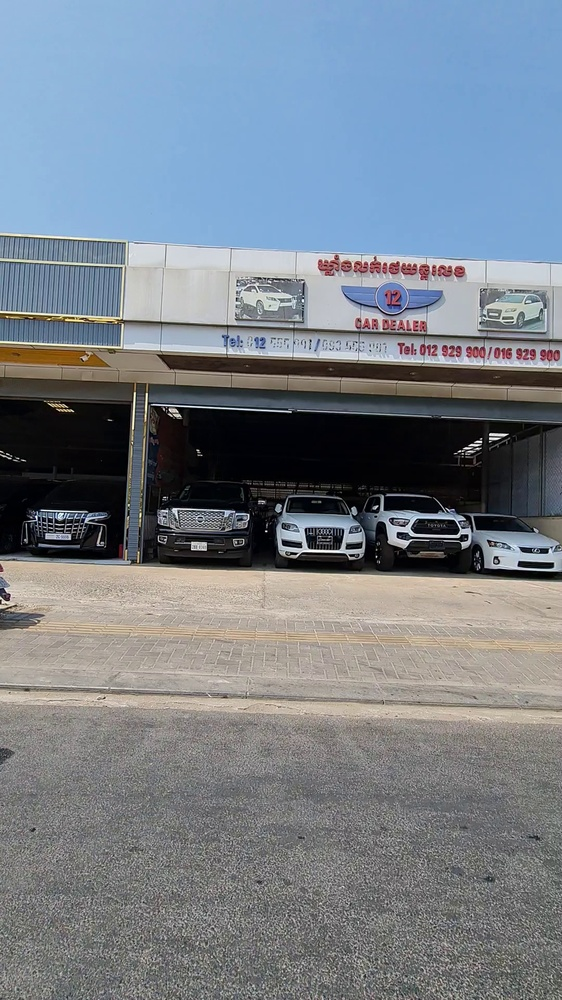
#> input picture image_0001.jpg, 562 x 1000 px, shrunk from 1080 x 1920 before the run
$ python RandmozedStitch.py
#> lines starting #> are read from the running program, lines starting #| are printed output that depends on the picture

import cv2
import numpy as np
import time
import sys
import os.path
import random


def stitchImagesRandomized(alpha):

#> called with alpha = 0.5
    result = False
    runs = 0
    out_csv = "run,alpha,img1_detect,img1_compute,img1_keypoints,img2_detect,img_2_compute,img2_keypoints,keypoint_shift,copy,match_time,matches_found,filter,stitch_time,total_time\n"
    while not result:
        runs +=1
        print(runs)
        #Stitching code taken from https://towardsdatascience.com/image-stitching-using-opencv-817779c86a83
        #Modified to randomization
        img_ = cv2.imread(r"image_0001.jpg")
#> img_ is the input picture: shape (1000, 562, 3); mean B, G, R 138.3, 128.8, 120.2
        img1 = cv2.cvtColor(img_, cv2.COLOR_BGR2GRAY)
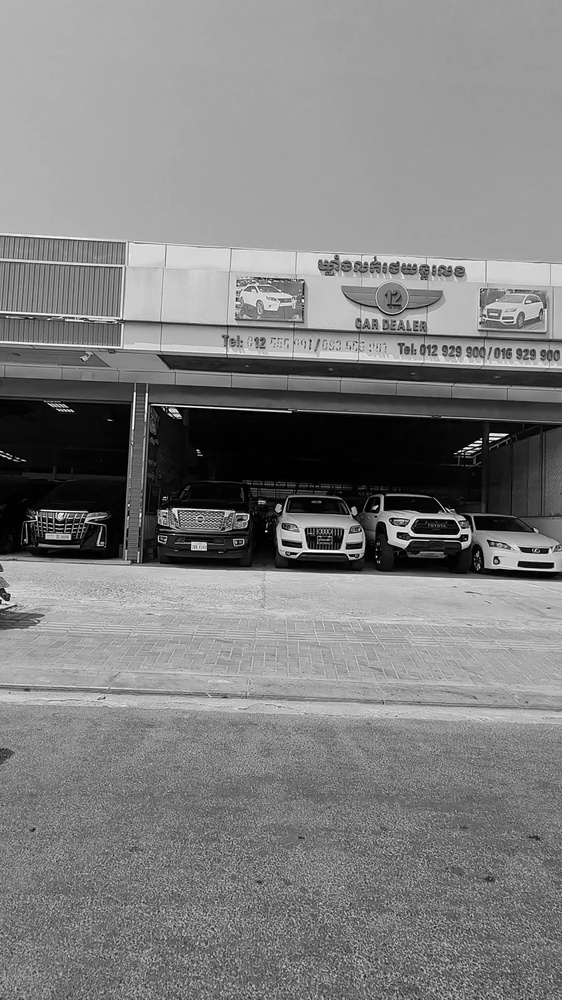
#> img1: shape (1000, 562); min 0, max 255, mean 127.3
        img = cv2.imread(r"image_0003.jpg")
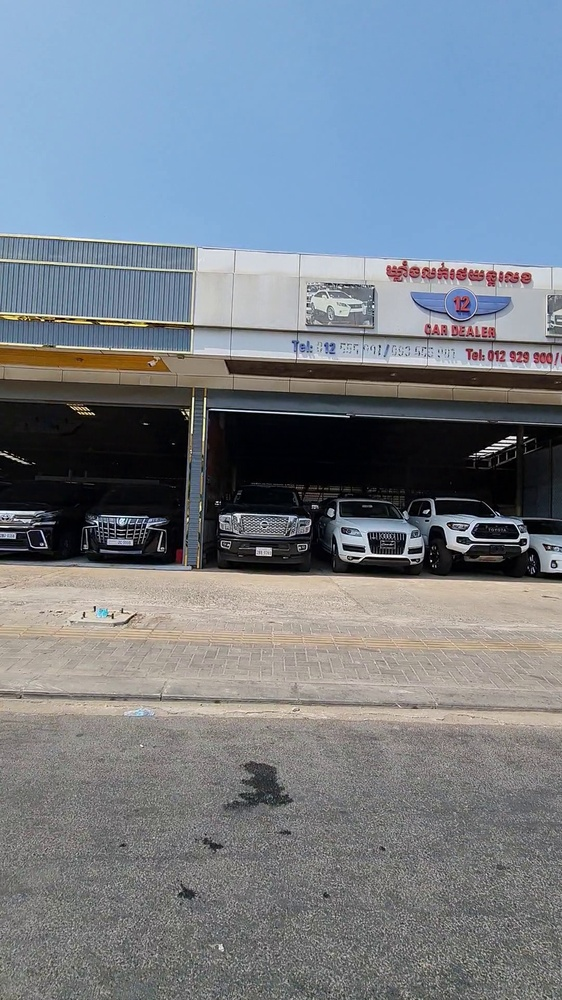
#> input picture image_0003.jpg, 562 x 1000 px, shrunk from 1080 x 1920 before the run
#> img is the input picture: shape (1000, 562, 3); mean B, G, R 137.3, 127.8, 119.3
        img2 = cv2.cvtColor(img, cv2.COLOR_BGR2GRAY)
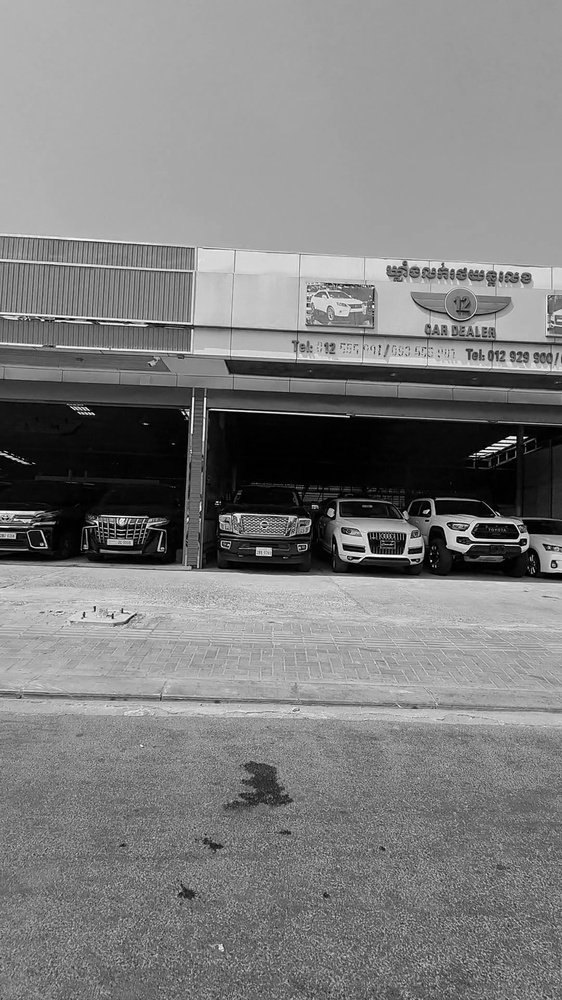
#> img2: shape (1000, 562); min 0, max 255, mean 126.3
        sift = cv2.SIFT_create()
        # find the keypoints and descriptors with SIFT

        #  image2 = img[0:-1,img.shape[1]-200:-1]
        cols = int(img2.shape[0] * alpha)
#> cols = 500
        rows = int(img2.shape[1] * alpha)
#> rows = 281

        startX = int(random.randint(0,img2.shape[1] - rows))
#> startX = 197
        #startY = int(img2.shape[1] / 2 - 1)
        startY= 0
        img2Holder = img2
        #print(img2.shape)

        img2 = img2[0:-1,startX:rows+startX]
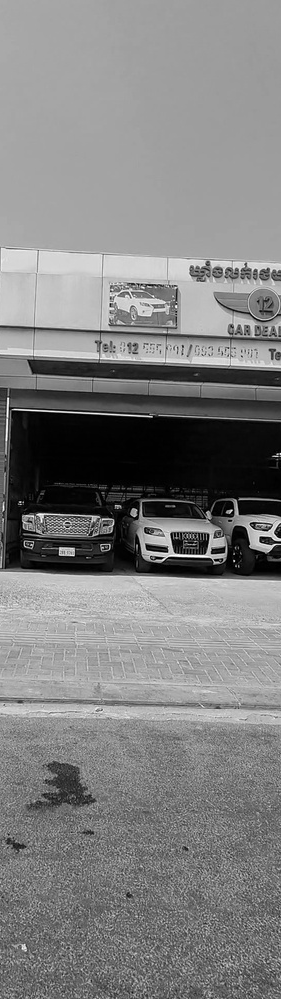
#> img2: shape (999, 281); min 0, max 255, mean 127.3
        # [11 lines of commented-out code are left out]
        startTime = time.time()
        kp1 = sift.detect(img1)
#> kp1 = 1221 keypoints; strongest (x, y, size): (295, 554, 1.9), (375, 507, 2.7), (400, 535, 5.1), (299, 545, 4.4)
        img1_detect = (time.time() - startTime)
        startTime = time.time()

        kp1, des1 = sift.compute(img1,kp1)
        img1_compute = (time.time() - startTime)

        startTime = time.time()
        kp2 = sift.detect(img2)
#> kp2 = 572 keypoints; strongest (x, y, size): (161, 558, 2), (229, 511, 3), (216, 560, 2), (149, 547, 4.7)
        img2_detect = (time.time() - startTime)
        startTime = time.time()

        for kp in kp2:
            kp.pt = (kp.pt[0] + startX,kp.pt[1] + startY)
#> this loop made 572 passes
        keypoint_shift = (time.time() - startTime)

        startTime = time.time()
        img2 = img2Holder
        copy_time = (time.time() - startTime)

        startTime = time.time()

        kp2, des2 = sift.compute(img2, kp2)
#> kp2 = 572 keypoints; strongest (x, y, size): (358, 558, 2), (426, 511, 3), (413, 560, 2), (346, 547, 4.7)
        imgs2_compute = (time.time() - startTime)
        #kp2, des2 = sift.detectAndCompute(img2,None)

        bf = cv2.BFMatcher()
        startTime = time.time()
        matches = bf.knnMatch(des1,des2, k=2)
#> matches = 1221 matches
        match_time =  time.time() -startTime

        # Apply ratio test
        startTime = time.time()
        good = []
        for m in matches:
           # print(m)
            if m[0].distance < 0.6 * m[1].distance:
                good.append(m)
#> after the loop, good = 154 matches
        matches = np.asarray(good)

       # print((matches.shape))
        if len(good) >= 4:
            result = True
            src = np.float32([ kp1[m.queryIdx].pt for m in matches[:,0] ]).reshape(-1,1,2)
#> src = 154 rows, first 8: [161, 322.7], [161.4, 562.4], [166, 329.8], [167.9, 693.5], [173.3, 361.1], [174.5, 510.1], [176.9, 696.7], [192.5, 543.2]
            dst = np.float32([ kp2[m.trainIdx].pt for m in matches[:,0] ]).reshape(-1,1,2)
#> dst = 154 rows, first 8: [231.4, 328.1], [220.1, 567.4], [235.3, 334.3], [357, 704.3], [235.1, 366], [237.8, 515], [366.5, 707.7], [257.4, 548.6]
            H, masked = cv2.findHomography(src, dst, cv2.RANSAC, 5.0)
#> H = [[1, -0.0324, 81.67], [0.0151, 1, 3.61], [3.72e-05, -6.91e-06, 1]]; masked = 154 values, max 1 at index 0, min 0 at index 3, mean 0.857
        else:
            filter_time = (time.time() - startTime)

            #update with process info so far here
            #    out_csv = "run,alpha,img1_detect,img1_compute,img1_keypoints,img2_detect,img_2_compute,img2_keypoints,keypoint_shift,copy,match_time,matches_found,filter,stitch_time, total_time"
            out_csv+= str(runs) + "," +  str(alpha) + "," + str(img1_detect) + "," + str(img1_compute) + "," + str(len(kp1)) + "," + str(img2_detect) + "," + str(imgs2_compute) + "," + str(len(kp2)) + "," + str(keypoint_shift) + "," + str(copy_time) + "," + str(match_time) + "," + str(len(matches)) + "," + str(filter_time) + "\n"
            continue
            #raise AssertionError("Can't find enough keypoints.")
        filter_time = (time.time() - startTime)

        full_keypoints = cv2.drawKeypoints(img_,kp1,0, (0,0,255),flags=cv2.DRAW_MATCHES_FLAGS_NOT_DRAW_SINGLE_POINTS)
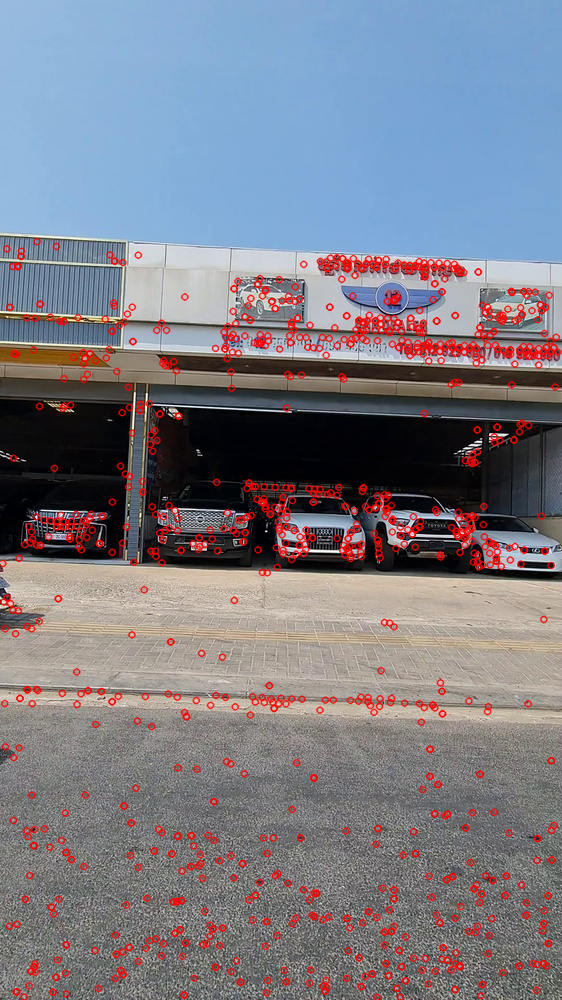
#> full_keypoints: shape (1000, 562, 3); mean B, G, R 133.9, 124.4, 125.4
        cv2.imwrite('output_fullKeypoints.jpg', full_keypoints)

        small_keypoints = cv2.drawKeypoints(img,kp2,0, (0,0,255),flags=cv2.DRAW_MATCHES_FLAGS_NOT_DRAW_SINGLE_POINTS)
        cv2.imwrite('output_smallKeypoints.jpg', small_keypoints)

        img3 = cv2.drawMatchesKnn(img, kp1, img_, kp2, good, None, flags=cv2.DRAW_MATCHES_FLAGS_NOT_DRAW_SINGLE_POINTS)
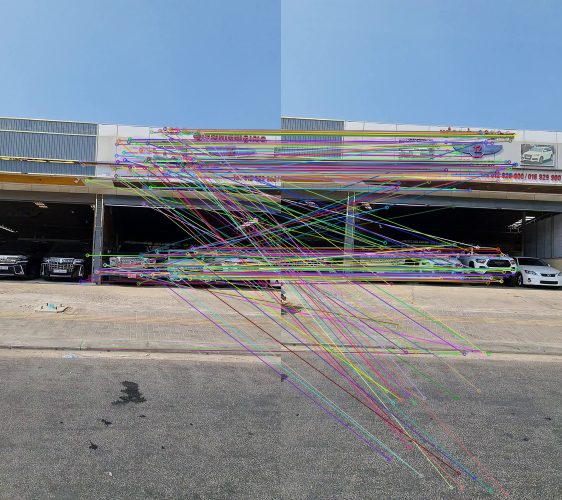
#> img3: shape (1000, 1124, 3) (shown at 1/2 size); mean B, G, R 140.3, 130.5, 122.8
        startTime = (time.time())
        dst = cv2.warpPerspective(img_, H, (img.shape[1] + img_.shape[1], img.shape[0]))

        dst[0:img.shape[0], 0:img.shape[1]] = img
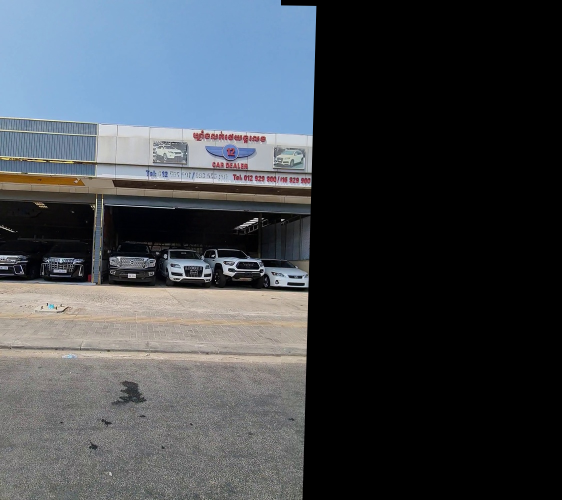
#> dst: shape (1000, 1124, 3) (shown at 1/2 size); mean B, G, R 76, 70.6, 65.7
        stitch_time = (time.time() - startTime)
        cv2.imwrite('output_randomized.jpg', dst)
        cv2.imwrite("Matching_keypoints.jpg",img3)
        #out_csv = "run,alpha,img1_detect,img1_compute,img1_keypoints,img2_detect,img_2_compute,img2_keypoints,keypoint_shift,copy,match_time,matches_found,filter,stitch_time, total_time"
        sum_time = img1_detect + img1_compute + img2_detect + imgs2_compute + keypoint_shift + copy_time + match_time + filter_time + stitch_time
        out_csv += str(runs) + "," + str(alpha) + "," + str(img1_detect) + "," + str(img1_compute) + "," + str(
            len(kp1)) + "," + str(img2_detect) + "," + str(imgs2_compute) + "," + str(len(kp2)) + "," + str(
            keypoint_shift) + "," + str(copy_time) + "," + str(match_time) + "," + str(len(matches)) + "," + str(
            filter_time) + "," + str(stitch_time) + "," + str(sum_time)+"\n"
    with open('output.csv', 'w') as outfile:
        outfile.write(out_csv)
    return runs
(stitchImagesRandomized(0.5))
